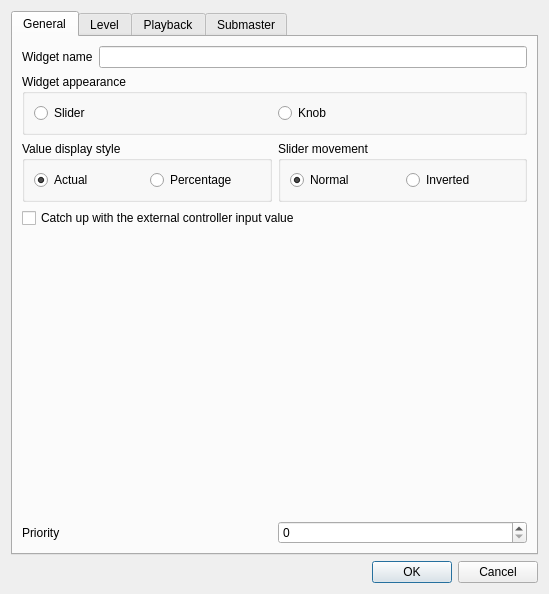
<?xml version="1.0" encoding="UTF-8"?>
<ui version="4.0">
 <author>Massimo Callegari</author>
 <comment>
  Q Light Controller Plus
  vcsliderproperties.ui

  Copyright (c) 2015 Massimo Callegari

  Licensed under the Apache License, Version 2.0 (the &quot;License&quot;);
  you may not use this file except in compliance with the License.
  You may obtain a copy of the License at

      http://www.apache.org/licenses/LICENSE-2.0.txt

  Unless required by applicable law or agreed to in writing, software
  distributed under the License is distributed on an &quot;AS IS&quot; BASIS,
  WITHOUT WARRANTIES OR CONDITIONS OF ANY KIND, either express or implied.
  See the License for the specific language governing permissions and
  limitations under the License.
 </comment>
 <class>VCSliderProperties</class>
 <widget class="QDialog" name="VCSliderProperties">
  <property name="geometry">
   <rect>
    <x>0</x>
    <y>0</y>
    <width>549</width>
    <height>594</height>
   </rect>
  </property>
  <property name="windowTitle">
   <string>Slider properties</string>
  </property>
  <layout class="QVBoxLayout">
   <item>
    <widget class="QTabWidget" name="tabWidget">
     <property name="toolTip">
      <string/>
     </property>
     <property name="currentIndex">
      <number>0</number>
     </property>
     <widget class="QWidget" name="General">
      <attribute name="title">
       <string>General</string>
      </attribute>
      <layout class="QGridLayout" name="gridLayout_2">
       <item row="5" column="0" colspan="2">
        <widget class="QFrame" name="frame">
         <property name="frameShape">
          <enum>QFrame::NoFrame</enum>
         </property>
         <property name="frameShadow">
          <enum>QFrame::Raised</enum>
         </property>
         <layout class="QVBoxLayout" name="verticalLayout_14">
          <property name="leftMargin">
           <number>0</number>
          </property>
          <property name="topMargin">
           <number>0</number>
          </property>
          <property name="rightMargin">
           <number>0</number>
          </property>
          <property name="bottomMargin">
           <number>0</number>
          </property>
          <item>
           <layout class="QVBoxLayout" name="m_extControlLayout"/>
          </item>
         </layout>
        </widget>
       </item>
       <item row="1" column="0" colspan="2">
        <widget class="QGroupBox" name="groupBox">
         <property name="title">
          <string>Widget appearance</string>
         </property>
         <layout class="QHBoxLayout" name="horizontalLayout_6">
          <item>
           <widget class="QRadioButton" name="m_widgetSliderRadio">
            <property name="text">
             <string>Slider</string>
            </property>
            <property name="icon">
             <iconset resource="../qlcui.qrc">
              <normaloff>:/slider.png</normaloff>:/slider.png</iconset>
            </property>
            <property name="iconSize">
             <size>
              <width>32</width>
              <height>32</height>
             </size>
            </property>
           </widget>
          </item>
          <item>
           <widget class="QRadioButton" name="m_widgetKnobRadio">
            <property name="text">
             <string>Knob</string>
            </property>
            <property name="icon">
             <iconset resource="../qlcui.qrc">
              <normaloff>:/knob.png</normaloff>:/knob.png</iconset>
            </property>
            <property name="iconSize">
             <size>
              <width>32</width>
              <height>32</height>
             </size>
            </property>
           </widget>
          </item>
         </layout>
        </widget>
       </item>
       <item row="4" column="0" colspan="2">
        <widget class="QCheckBox" name="m_catchValueCheck">
         <property name="text">
          <string>Catch up with the external controller input value</string>
         </property>
        </widget>
       </item>
       <item row="0" column="0" colspan="2">
        <layout class="QHBoxLayout">
         <item>
          <widget class="QLabel" name="m_nameLabel">
           <property name="text">
            <string>Widget name</string>
           </property>
          </widget>
         </item>
         <item>
          <widget class="QLineEdit" name="m_nameEdit">
           <property name="toolTip">
            <string>Name of the slider</string>
           </property>
          </widget>
         </item>
        </layout>
       </item>
       <item row="3" column="1">
        <widget class="QGroupBox" name="m_sliderMovementGroup">
         <property name="title">
          <string>Slider movement</string>
         </property>
         <layout class="QHBoxLayout" name="horizontalLayout_3">
          <item>
           <widget class="QRadioButton" name="m_sliderMovementNormalRadio">
            <property name="text">
             <string>Normal</string>
            </property>
            <property name="checked">
             <bool>true</bool>
            </property>
           </widget>
          </item>
          <item>
           <widget class="QRadioButton" name="m_sliderMovementInvertedRadio">
            <property name="text">
             <string>Inverted</string>
            </property>
           </widget>
          </item>
         </layout>
        </widget>
       </item>
       <item row="3" column="0">
        <widget class="QGroupBox" name="m_valueGroup">
         <property name="title">
          <string>Value display style</string>
         </property>
         <layout class="QHBoxLayout" name="horizontalLayout_2">
          <item>
           <widget class="QRadioButton" name="m_valueExactRadio">
            <property name="toolTip">
             <string>Show exact DMX values</string>
            </property>
            <property name="text">
             <string>Actual</string>
            </property>
            <property name="checked">
             <bool>true</bool>
            </property>
           </widget>
          </item>
          <item>
           <widget class="QRadioButton" name="m_valuePercentageRadio">
            <property name="toolTip">
             <string>Show value as percentage</string>
            </property>
            <property name="text">
             <string>Percentage</string>
            </property>
           </widget>
          </item>
         </layout>
        </widget>
       </item>
       <item row="6" column="0" colspan="2">
        <spacer>
         <property name="orientation">
          <enum>Qt::Vertical</enum>
         </property>
         <property name="sizeHint" stdset="0">
          <size>
           <width>20</width>
           <height>40</height>
          </size>
         </property>
        </spacer>
       </item>
       <item row="7" column="0" colspan="2">
        <layout class="QHBoxLayout">
         <item>
          <widget class="QLabel" name="m_nameLabel">
           <property name="text">
            <string>Priority</string>
           </property>
          </widget>
         </item>
         <item>
          <widget class="QSpinBox" name="m_louPriority">
           <property name="toolTip">
            <string>Priority of the sldier</string>
           </property>
          </widget>
         </item>
        </layout>
       </item>
      </layout>
     </widget>
     <widget class="QWidget" name="Level">
      <attribute name="title">
       <string>Level</string>
      </attribute>
      <layout class="QVBoxLayout" name="verticalLayout_2">
       <item>
        <widget class="QGroupBox" name="m_levelValueRangeGroup">
         <property name="title">
          <string>Value range</string>
         </property>
         <layout class="QHBoxLayout">
          <item>
           <widget class="QLabel" name="m_levelLowLimitLabel">
            <property name="text">
             <string>Low limit</string>
            </property>
           </widget>
          </item>
          <item>
           <widget class="QSpinBox" name="m_levelLowLimitSpin">
            <property name="toolTip">
             <string>Lowest DMX value that can be set with this slider</string>
            </property>
            <property name="maximum">
             <number>255</number>
            </property>
           </widget>
          </item>
          <item>
           <widget class="QLabel" name="m_levelHighLimitLabel">
            <property name="text">
             <string>High limit</string>
            </property>
           </widget>
          </item>
          <item>
           <widget class="QSpinBox" name="m_levelHighLimitSpin">
            <property name="toolTip">
             <string>Highest DMX value that can be set with this slider</string>
            </property>
            <property name="maximum">
             <number>255</number>
            </property>
            <property name="value">
             <number>255</number>
            </property>
           </widget>
          </item>
          <item>
           <spacer>
            <property name="orientation">
             <enum>Qt::Horizontal</enum>
            </property>
            <property name="sizeHint" stdset="0">
             <size>
              <width>40</width>
              <height>0</height>
             </size>
            </property>
           </spacer>
          </item>
          <item>
           <widget class="QPushButton" name="m_levelCapabilityButton">
            <property name="enabled">
             <bool>false</bool>
            </property>
            <property name="toolTip">
             <string>Set value range from the selected capability</string>
            </property>
            <property name="text">
             <string>From capability</string>
            </property>
           </widget>
          </item>
         </layout>
        </widget>
       </item>
       <item>
        <widget class="QTreeWidget" name="m_levelList">
         <property name="sizePolicy">
          <sizepolicy hsizetype="Expanding" vsizetype="MinimumExpanding">
           <horstretch>0</horstretch>
           <verstretch>0</verstretch>
          </sizepolicy>
         </property>
         <property name="alternatingRowColors">
          <bool>true</bool>
         </property>
         <property name="selectionMode">
          <enum>QAbstractItemView::SingleSelection</enum>
         </property>
         <property name="allColumnsShowFocus">
          <bool>true</bool>
         </property>
         <column>
          <property name="text">
           <string>Name</string>
          </property>
         </column>
         <column>
          <property name="text">
           <string>Type</string>
          </property>
         </column>
         <column>
          <property name="text">
           <string>Range</string>
          </property>
         </column>
        </widget>
       </item>
       <item>
        <layout class="QHBoxLayout">
         <item>
          <widget class="QPushButton" name="m_levelAllButton">
           <property name="toolTip">
            <string>Select all channels</string>
           </property>
           <property name="text">
            <string>All</string>
           </property>
          </widget>
         </item>
         <item>
          <widget class="QPushButton" name="m_levelNoneButton">
           <property name="toolTip">
            <string>Unselect everything</string>
           </property>
           <property name="text">
            <string>None</string>
           </property>
          </widget>
         </item>
         <item>
          <widget class="QPushButton" name="m_levelInvertButton">
           <property name="toolTip">
            <string>Invert selection</string>
           </property>
           <property name="text">
            <string>Invert</string>
           </property>
          </widget>
         </item>
         <item>
          <spacer>
           <property name="orientation">
            <enum>Qt::Horizontal</enum>
           </property>
           <property name="sizeHint" stdset="0">
            <size>
             <width>40</width>
             <height>0</height>
            </size>
           </property>
          </spacer>
         </item>
         <item>
          <widget class="QPushButton" name="m_levelByGroupButton">
           <property name="toolTip">
            <string>Choose channels by channel group</string>
           </property>
           <property name="text">
            <string>By group...</string>
           </property>
          </widget>
         </item>
        </layout>
       </item>
       <item>
        <widget class="QGroupBox" name="m_clickngoGroup">
         <property name="sizePolicy">
          <sizepolicy hsizetype="Preferred" vsizetype="Minimum">
           <horstretch>0</horstretch>
           <verstretch>0</verstretch>
          </sizepolicy>
         </property>
         <property name="title">
          <string>Click &amp;&amp; Go</string>
         </property>
         <layout class="QHBoxLayout" name="horizontalLayout_4">
          <item>
           <widget class="QRadioButton" name="m_cngNoneCheck">
            <property name="text">
             <string>None</string>
            </property>
            <property name="checked">
             <bool>true</bool>
            </property>
           </widget>
          </item>
          <item>
           <widget class="QRadioButton" name="m_cngColorCheck">
            <property name="text">
             <string>Intensity</string>
            </property>
           </widget>
          </item>
          <item>
           <widget class="QRadioButton" name="m_cngRGBCheck">
            <property name="text">
             <string>RGB</string>
            </property>
           </widget>
          </item>
          <item>
           <widget class="QRadioButton" name="m_cngCMYCheck">
            <property name="text">
             <string>CMY</string>
            </property>
           </widget>
          </item>
          <item>
           <widget class="QRadioButton" name="m_cngPresetCheck">
            <property name="text">
             <string>Gobo/Effect/Macro</string>
            </property>
           </widget>
          </item>
         </layout>
        </widget>
       </item>
       <item>
        <widget class="QCheckBox" name="m_monitorValuesCheck">
         <property name="text">
          <string>Monitor the selected channels and update the slider level</string>
         </property>
        </widget>
       </item>
       <item>
        <layout class="QVBoxLayout" name="m_monitorResetControl"/>
       </item>
       <item>
        <widget class="QPushButton" name="m_switchToLevelModeButton">
         <property name="toolTip">
          <string>Make the slider control the level of a set of channels</string>
         </property>
         <property name="text">
          <string>Switch to Level Mode</string>
         </property>
        </widget>
       </item>
      </layout>
     </widget>
     <widget class="QWidget" name="Playback">
      <attribute name="title">
       <string>Playback</string>
      </attribute>
      <layout class="QVBoxLayout" name="verticalLayout">
       <item>
        <widget class="QGroupBox" name="m_playbackFunctionGroup">
         <property name="title">
          <string>Function</string>
         </property>
         <layout class="QHBoxLayout" name="horizontalLayout">
          <item>
           <widget class="QLineEdit" name="m_playbackFunctionEdit">
            <property name="toolTip">
             <string>Function that is attached to the slider</string>
            </property>
            <property name="readOnly">
             <bool>true</bool>
            </property>
           </widget>
          </item>
          <item>
           <widget class="QToolButton" name="m_attachPlaybackFunctionButton">
            <property name="toolTip">
             <string>Attach a function to the slider</string>
            </property>
            <property name="text">
             <string notr="true">...</string>
            </property>
            <property name="icon">
             <iconset resource="../qlcui.qrc">
              <normaloff>:/attach.png</normaloff>:/attach.png</iconset>
            </property>
            <property name="iconSize">
             <size>
              <width>32</width>
              <height>32</height>
             </size>
            </property>
           </widget>
          </item>
          <item>
           <widget class="QToolButton" name="m_detachPlaybackFunctionButton">
            <property name="toolTip">
             <string>Detach the current function from the slider</string>
            </property>
            <property name="text">
             <string notr="true">...</string>
            </property>
            <property name="icon">
             <iconset resource="../qlcui.qrc">
              <normaloff>:/detach.png</normaloff>:/detach.png</iconset>
            </property>
            <property name="iconSize">
             <size>
              <width>32</width>
              <height>32</height>
             </size>
            </property>
           </widget>
          </item>
         </layout>
        </widget>
       </item>
       <item>
        <widget class="QCheckBox" name="m_flashButtonCheck">
         <property name="text">
          <string>Flash Button</string>
         </property>
        </widget>
       </item>
       <item>
        <layout class="QVBoxLayout" name="m_flashButtonLayout"/>
       </item>
       <item>
        <spacer name="m_playbackSpacer">
         <property name="orientation">
          <enum>Qt::Vertical</enum>
         </property>
         <property name="sizeHint" stdset="0">
          <size>
           <width>20</width>
           <height>0</height>
          </size>
         </property>
        </spacer>
       </item>
       <item>
        <widget class="QPushButton" name="m_switchToPlaybackModeButton">
         <property name="toolTip">
          <string>Make the slider control a function</string>
         </property>
         <property name="text">
          <string>Switch to Playback Mode</string>
         </property>
        </widget>
       </item>
      </layout>
     </widget>
     <widget class="QWidget" name="tab">
      <attribute name="title">
       <string>Submaster</string>
      </attribute>
      <layout class="QVBoxLayout" name="verticalLayout_3">
       <item>
        <widget class="QLabel" name="m_submasterInfo">
         <property name="text">
          <string>Slider submaster mode is active</string>
         </property>
         <property name="alignment">
          <set>Qt::AlignCenter</set>
         </property>
        </widget>
       </item>
       <item>
        <spacer name="m_submasterSpacer">
         <property name="orientation">
          <enum>Qt::Vertical</enum>
         </property>
         <property name="sizeHint" stdset="0">
          <size>
           <width>20</width>
           <height>329</height>
          </size>
         </property>
        </spacer>
       </item>
       <item>
        <widget class="QPushButton" name="m_switchToSubmasterModeButton">
         <property name="toolTip">
          <string>Make the slider act as a submaster</string>
         </property>
         <property name="text">
          <string>Switch to Submaster Mode</string>
         </property>
        </widget>
       </item>
      </layout>
     </widget>
    </widget>
   </item>
   <item>
    <widget class="QDialogButtonBox" name="m_buttonBox">
     <property name="orientation">
      <enum>Qt::Horizontal</enum>
     </property>
     <property name="standardButtons">
      <set>QDialogButtonBox::Cancel|QDialogButtonBox::Ok</set>
     </property>
    </widget>
   </item>
  </layout>
 </widget>
 <resources>
  <include location="../qlcui.qrc"/>
 </resources>
 <connections>
  <connection>
   <sender>m_buttonBox</sender>
   <signal>accepted()</signal>
   <receiver>VCSliderProperties</receiver>
   <slot>accept()</slot>
   <hints>
    <hint type="sourcelabel">
     <x>257</x>
     <y>402</y>
    </hint>
    <hint type="destinationlabel">
     <x>157</x>
     <y>274</y>
    </hint>
   </hints>
  </connection>
  <connection>
   <sender>m_buttonBox</sender>
   <signal>rejected()</signal>
   <receiver>VCSliderProperties</receiver>
   <slot>reject()</slot>
   <hints>
    <hint type="sourcelabel">
     <x>325</x>
     <y>402</y>
    </hint>
    <hint type="destinationlabel">
     <x>286</x>
     <y>274</y>
    </hint>
   </hints>
  </connection>
 </connections>
</ui>
